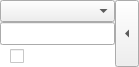
<?xml version="1.0" encoding="UTF-8"?>
<ui version="4.0">
 <class>OptionEditWidget</class>
 <widget class="QWidget" name="OptionEditWidget">
  <property name="geometry">
   <rect>
    <x>0</x>
    <y>0</y>
    <width>139</width>
    <height>67</height>
   </rect>
  </property>
  <property name="windowTitle">
   <string>Form</string>
  </property>
  <property name="styleSheet">
   <string notr="true">QCheckBox{
	background-color: rgb(255, 255, 255);
}
QCheckBox::indicator {
	left: 10px;
}</string>
  </property>
  <layout class="QHBoxLayout" name="horizontalLayout">
   <property name="spacing">
    <number>0</number>
   </property>
   <property name="leftMargin">
    <number>0</number>
   </property>
   <property name="topMargin">
    <number>0</number>
   </property>
   <property name="rightMargin">
    <number>0</number>
   </property>
   <property name="bottomMargin">
    <number>0</number>
   </property>
   <item>
    <layout class="QVBoxLayout" name="verticalLayout">
     <property name="spacing">
      <number>0</number>
     </property>
     <item>
      <widget class="QComboBox" name="_comboBox">
       <property name="sizePolicy">
        <sizepolicy hsizetype="Preferred" vsizetype="Minimum">
         <horstretch>0</horstretch>
         <verstretch>0</verstretch>
        </sizepolicy>
       </property>
      </widget>
     </item>
     <item>
      <widget class="QLineEdit" name="_lineEdit">
       <property name="sizePolicy">
        <sizepolicy hsizetype="Expanding" vsizetype="Minimum">
         <horstretch>0</horstretch>
         <verstretch>0</verstretch>
        </sizepolicy>
       </property>
      </widget>
     </item>
     <item>
      <widget class="QCheckBox" name="checkBox">
       <property name="sizePolicy">
        <sizepolicy hsizetype="Minimum" vsizetype="Minimum">
         <horstretch>0</horstretch>
         <verstretch>0</verstretch>
        </sizepolicy>
       </property>
       <property name="text">
        <string/>
       </property>
      </widget>
     </item>
    </layout>
   </item>
   <item>
    <widget class="QToolButton" name="toolButtonReset">
     <property name="sizePolicy">
      <sizepolicy hsizetype="Fixed" vsizetype="Minimum">
       <horstretch>0</horstretch>
       <verstretch>0</verstretch>
      </sizepolicy>
     </property>
     <property name="text">
      <string>...</string>
     </property>
     <property name="arrowType">
      <enum>Qt::LeftArrow</enum>
     </property>
    </widget>
   </item>
  </layout>
 </widget>
 <resources/>
 <connections>
  <connection>
   <sender>checkBox</sender>
   <signal>toggled(bool)</signal>
   <receiver>OptionEditWidget</receiver>
   <slot>valueSet()</slot>
   <hints>
    <hint type="sourcelabel">
     <x>9</x>
     <y>19</y>
    </hint>
    <hint type="destinationlabel">
     <x>23</x>
     <y>24</y>
    </hint>
   </hints>
  </connection>
  <connection>
   <sender>_comboBox</sender>
   <signal>activated(QString)</signal>
   <receiver>OptionEditWidget</receiver>
   <slot>valueSet()</slot>
   <hints>
    <hint type="sourcelabel">
     <x>70</x>
     <y>25</y>
    </hint>
    <hint type="destinationlabel">
     <x>83</x>
     <y>25</y>
    </hint>
   </hints>
  </connection>
  <connection>
   <sender>_lineEdit</sender>
   <signal>cursorPositionChanged(int,int)</signal>
   <receiver>OptionEditWidget</receiver>
   <slot>valueSet()</slot>
   <hints>
    <hint type="sourcelabel">
     <x>151</x>
     <y>25</y>
    </hint>
    <hint type="destinationlabel">
     <x>175</x>
     <y>25</y>
    </hint>
   </hints>
  </connection>
 </connections>
 <slots>
  <slot>valueSet()</slot>
 </slots>
</ui>
